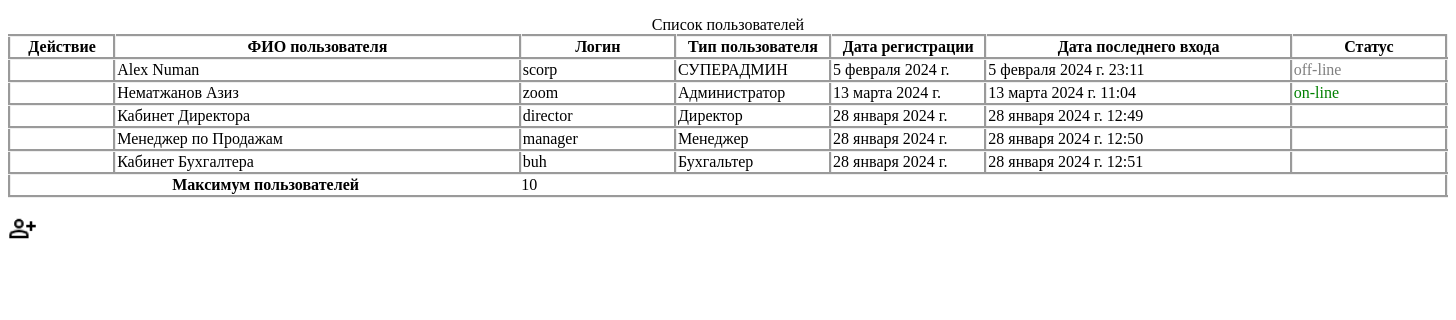
The page /users_list/ on the database its author committed.
### firstapp/models.py (models this page shows)
class Users(models.Model):  #Класс для создания нового пользователья
    user_name = models.CharField(max_length=50)                            # ФИО нового пользователья
    user_birth = models.DateField(auto_now=False)                          # Дата рождения
    user_adress = models.CharField(max_length=50)                          # Адрес
    user_email = models.EmailField()                                       # Эл.почта
    user_tel = models.CharField(max_length=10)                             # Сотовый телефон
    user_login = models.CharField(max_length=50)                           # Логин
    user_pass = models.CharField(max_length=50)                            # Пароль
    user_type = models.CharField(max_length=50)                            # Тип пользователя
    user_regist_date = models.DateField(auto_now=True)                     # Дата регистрации
    user_login_date = models.DateTimeField(auto_now=True)                  # Дата последнего входа
    user_status = models.CharField(max_length=10, default='off-line')      # Статус пользователя

### firstapp/views.py (the view)
# urls.py: path('users_list/', views.users_list),
def users_list(request):
    people = Users.objects.values()
    return render(request, 'users_list.html', context={'db_data': people})

### firstapp/templates/users_list.html (shortened to what this page needs)
<!DOCTYPE html>
{% load static %}
<html lang="en">
<head>
    <link rel="stylesheet" type="text/css" href="{% static 'css/users_list.css' %}">
    <link rel="stylesheet" type="text/css" href="{% static 'css/settings.css' %}">
</head>
<body>
<div>
    <table class="table">
         <caption>
             Список пользователей
         </caption>
        <thead>
        <tr>
            <th style="width: 100px;" class="users_table">Действие</th>
            <th style="width: 400px;" class="users_table"> ФИО пользователя</th>
            <th style="width: 150px;" class="users_table">Логин</th>
            <th style="width: 150px;" class="users_table">Тип пользователя</th>
            <th style="width: 150px;" class="users_table">Дата регистрации</th>
            <th style="width: 300px;" class="users_table">Дата последнего входа</th>
            <th style="width: 150px;" class="users_table">Статус</th>
        </tr>
        </thead>
        <tbody id="users_table">
        {% for i in db_data %}
        <tr>
            <td class="users_table"></td>
            <td class="users_table"> {{i.user_name}}</td>
            <td class="users_table">{{i.user_login}}</td>
            <td class="users_table">{{i.user_type}}</td>
            <td class="users_table">{{i.user_regist_date}}</td>
            <td class="users_table">{{i.user_login_date}}</td>
            <td class="users_table">{{i.user_status}}</td>
            {% endfor %}
        </tbody>
        <tfoot>
    <tr>
      <th scope="row" colspan="2">Максимум пользователей</th>
      <td colspan="2">10</td>
    </tr>
  </tfoot>
    </table>
    <img style="width: 2%; height: 2%;" src="{% static 'img/person_add.png' %}" class="add_person" id="add_new_user">
</div>
</body>
</html>

### static/css/users_list.css (style rules this page uses)
.table { table-layout: fixed; width: 100%; border-collapse: collapse; border: 3px groove; cursor: default; }
.users_table { border: groove 3px; }

### rows shown on the page
Users: user_name "Alex Numan", user_login "scorp", user_type "СУПЕРАДМИН", user_regist_date "5 февраля 2024 г.", user_login_date "5 февраля 2024 г. 23:11", user_status "off-line"
Users: user_name "Нематжанов Азиз", user_login "zoom", user_type "Администратор", user_regist_date "13 марта 2024 г.", user_login_date "13 марта 2024 г. 11:04", user_status "on-line"
Users: user_name "Кабинет Директора", user_login "director", user_type "Директор", user_regist_date "28 января 2024 г.", user_login_date "28 января 2024 г. 12:49"
Users: user_name "Менеджер по Продажам", user_login "manager", user_type "Менеджер", user_regist_date "28 января 2024 г.", user_login_date "28 января 2024 г. 12:50"
Users: user_name "Кабинет Бухгалтера", user_login "buh", user_type "Бухгальтер", user_regist_date "28 января 2024 г.", user_login_date "28 января 2024 г. 12:51"
